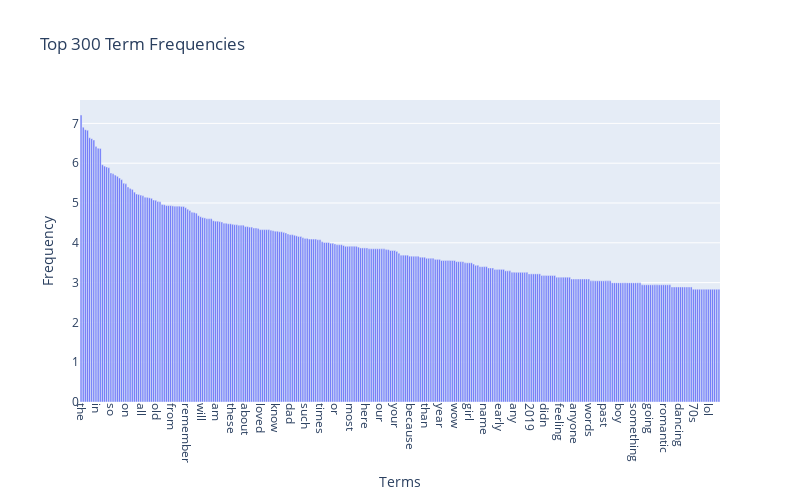

The cell this chart's notebook holds for it:
### Code cell
# Choose top 300 terms
import plotly.express as px
import math

top_n_terms = 300

term_frequencies = np.asarray(X_counts.sum(axis=0))[0]
terms = count_vect.get_feature_names_out()
term_frequencies_log = [math.log(i) for i in term_frequencies]

#sorting
terms_with_freq = sorted(zip(terms, term_frequencies_log), key=lambda x: x[1], reverse=True)

top_terms = [term for term, freq in terms_with_freq[:top_n_terms]]
top_frequencies = [freq for term, freq in terms_with_freq[:top_n_terms]]

# Using Plotly 
df_plot = pd.DataFrame({"Term": top_terms, "Frequency": top_frequencies})

fig = px.bar(df_plot, x="Term", y="Frequency", title=f"Top {top_n_terms} Term Frequencies", 
             labels={"Term": "Terms", "Frequency": "Frequency"}, width=800, height=500)
fig.update_layout(xaxis=dict(tickangle=90))
fig.show()

### Figure 1 — Plotly figure (JSON) as saved in the notebook; plotly's stock layout.template omitted (floating-point values rounded to 4 significant figures; data arrays with more than 128 entries replaced by an {"elided": "..."} marker saying what was removed)
{"data": [{"alignmentgroup": "True", "hovertemplate": "Terms=%{x}<br>Frequency=%{y}<extra></extra>", "legendgroup": "", "marker": {"color": "#636efa", "pattern": {"shape": ""}}, "name": "", "offsetgroup": "", "orientation": "v", "showlegend": false, "textposition": "auto", "type": "bar", "x": {"elided": "300 str values"}, "xaxis": "x", "y": {"elided": "300 float values"}, "yaxis": "y"}], "layout": {"barmode": "relative", "height": 500, "legend": {"tracegroupgap": 0}, "title": {"text": "Top 300 Term Frequencies"}, "width": 800, "xaxis": {"anchor": "y", "autorange": true, "domain": [0, 1], "range": [-0.5, 299.5], "tickangle": 90, "title": {"text": "Terms"}, "type": "category"}, "yaxis": {"anchor": "x", "autorange": true, "domain": [0, 1], "range": [0, 7.588], "title": {"text": "Frequency"}, "type": "linear"}}}
